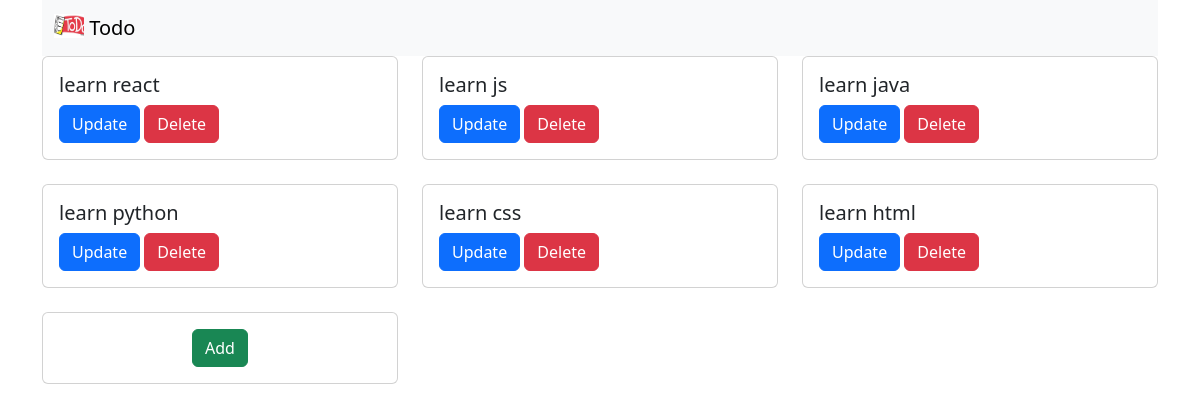
Before: / with the older database file.
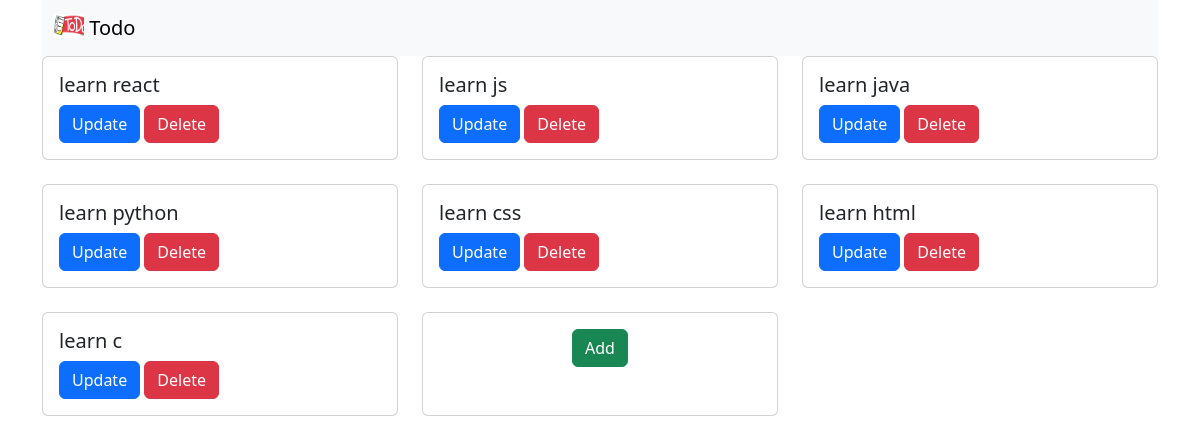
After: the same page with the newer database file.
### todo_app/models.py (models this page shows, shortened)
class Todo(models.Model): #PascalCase
    title = models.CharField(max_length=200) # varchar, char

### todo_app/views.py (the view)
# urls.py: path("",views.todo_list, name="todo-list"),
def todo_list(request):
    todos = Todo.objects.all() # => QuerySet / ORM => SQL => select * form todo;
    return render(
        request,
        "bootstrap/todo_list.html",
        {"todos":todos},
     )

### templates/bootstrap/todo_list.html
{% extends "bootstrap/base.html" %}
{% block content %}
<div class="row row-cols-1 row-cols-md-3 g-4">
  {% for todo in todos %}
  <div class="col">
    <div class="card h-100">
      <div class="card-body">
        <h5 class="card-title">{{ todo.title }}</h5>
        <a href="{% url 'todo-update' todo.id %}" class="btn btn-primary">Update</a>
        <a href="{% url 'todo-delete' todo.id %}" class="btn btn-danger">Delete</a>
      </div>
    </div>
  </div>
  {% endfor %}
  <div class="col">
    <div class="card h-100 text-center">
      <div class="card-body">
        <a href="{% url 'todo-create' %}" class="btn btn-success text-center">Add</a>
      </div>
    </div>
  </div>
</div>
{% endblock content %}

### templates/bootstrap/base.html (shortened to what this page needs)
{% load static %}
<!DOCTYPE html>
<html lang="en">
  <head>
    <link
      href="{% static 'css/bootstrap.min.css' %}"
      rel="stylesheet"/>
  </head>
  <body>
        <div class="container">
            <nav class="navbar bg-body-tertiary">
             <div class="container-fluid">
                    <a class="navbar-brand" href="/">
                     <img src="{% static 'img/logo.jpeg' %}" alt="Logo" width="30" height="24" class="d-inline-block align-text-top">
            Todo
            </a>
            </div>
             </nav>
            {% block content %}
            {% endblock content %}
        </div>
  </body>
</html>

Changed rows visible on the page:
added Todo: title "learn c"
